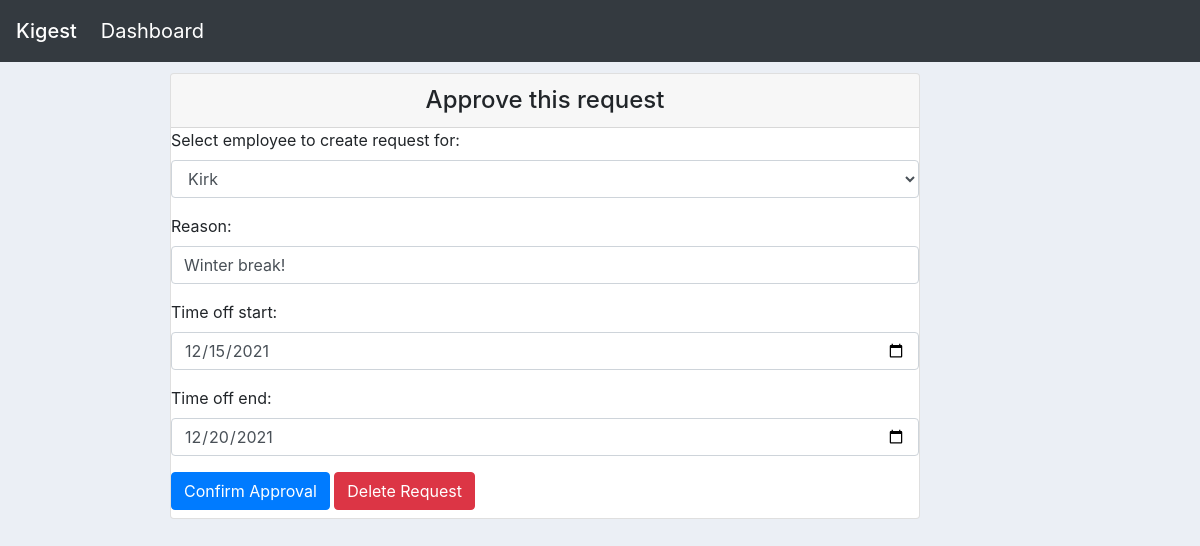
The app's page /schedule/timeoff/4/ with its own data.
### schedule/models.py (models this page shows, shortened)
class TimeOffRequest(models.Model):
    employee = models.ForeignKey(Employee, on_delete=models.CASCADE)
    title = models.CharField(max_length=100, blank=True)
    start_date = models.DateField()
    end_date = models.DateField()
    is_approved = models.BooleanField(default=False)
    date_created = models.DateField(auto_now_add=True)

### schedule/views.py (the view, shortened to what this page needs)
# urls.py: path('timeoff/<int:timeoff_pk>/', views.approvetimeoff, name='approvetimeoff'),
def approvetimeoff(request, timeoff_pk):
    timeoffrequest = get_object_or_404(TimeOffRequest, pk=timeoff_pk)
    if request.method == 'GET':
        if(manager_check(request.user)):
            form = TimeOffApproveForm(instance=timeoffrequest)
            return render(request, 'schedule/approvetimeoff.html', {'form': form, 'timeoff': timeoffrequest})
        else:
            form = TimeOffRequestForm(instance=timeoffrequest)
            return render(request, 'schedule/approvetimeoff.html', {'form': form, 'timeoff': timeoffrequest})

### schedule/forms.py
class TimeOffRequestForm(ModelForm):
    class Meta:
        model = TimeOffRequest
        fields = ['employee', 'title', 'start_date', 'end_date']
    title = forms.CharField(required=False,
    label='Reason:',
     widget=forms.TextInput(attrs={'class': 'form-control',
        'placeholder': 'Reason for request'}))
    start_date = forms.DateField(
        label = 'Time off start:',
        widget=NumberInput(
            attrs={'class': 'form-control',
            'type': 'date'}
        )
    )
    end_date = forms.DateField(
        label = 'Time off end:',
        widget=NumberInput(
            attrs={'class': 'form-control',
            'type': 'date'}
        )
    )
    employee = forms.ModelChoiceField(
        label = 'Select employee to create request for:',
        queryset=Employee.objects.all(),
        widget=forms.Select(
            attrs={'class': 'form-control'}
        )
    )

### schedule/views.py (called while the page is built)
def manager_check(user):
    return user.groups.filter(name='managers')

### userprofile/models.py (called while the page is built)
    def __str__(self):
        return self.user.username.capitalize()

### schedule/templates/schedule/approvetimeoff.html (shortened to what this page needs)
{% extends "website/main.html" %}
{% block content %}
<div class="container-fluid">
    <div class="col py-2">
        <div class="card w-75">
            <h4 class="card-header text-center">Approve this request</h4>
                <div class="form-style">
                    <form method = "POST">
                        {{ form.as_p }}
                <button class="btn btn-primary" type="submit">Confirm Approval</button>
                <a class="btn btn-danger" href="{% url 'schedule:deletetimeoff' timeoff.id %}">Delete Request</a>
                    </form>
                </div>
        </div>
    </div>
</div>
{% endblock %}

### website/templates/website/main.html (style rules this page uses)
body { padding-top: 65px; padding-left: 140px; background-color: #ebeff5; }

### records on screen
TimeOffRequest: employee "Kirk", title "Winter break!", start_date "12/15/2021", end_date "12/20/2021"
